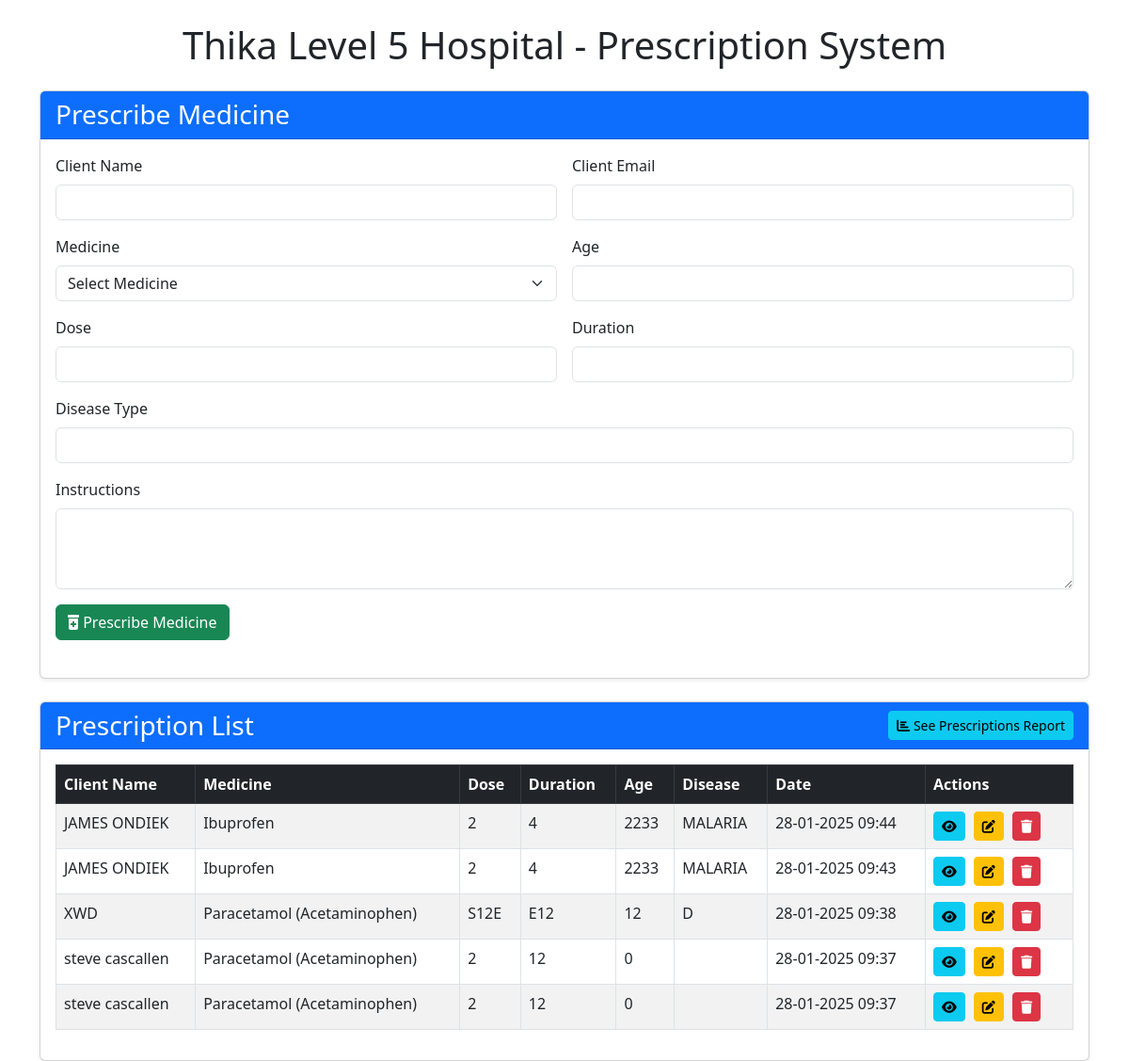
The page /prescribe_medicine.php on the database its author committed.
### tables this page shows
CREATE TABLE `prescriptions` (
  `id` int(11) NOT NULL,
  `client_name` varchar(255) NOT NULL,
  `medicine_id` int(11) NOT NULL,
  `dose` varchar(255) NOT NULL,
  `duration` varchar(255) NOT NULL,
  `instructions` text NOT NULL,
  `age` int(11) NOT NULL,
  `disease_type` varchar(255) NOT NULL,
  `prescription_datetime` timestamp NOT NULL DEFAULT current_timestamp(),
  `prescription_date` date DEFAULT NULL
);

CREATE TABLE `medicines_drugs` (
  `id` int(11) NOT NULL,
  `medicine_name` varchar(255) NOT NULL,
  `packing` varchar(100) DEFAULT NULL,
  `generic_name` varchar(255) DEFAULT NULL,
  `batch_id` varchar(100) DEFAULT NULL,
  `expiry_date` date DEFAULT NULL,
  `supplier` varchar(255) DEFAULT NULL,
  `quantity` int(11) DEFAULT NULL,
  `mrp` decimal(10,2) DEFAULT NULL,
  `rate` decimal(10,2) DEFAULT NULL,
  `stock_rate` decimal(10,2) DEFAULT 0.00
);

### prescribe_medicine.php (the view, shortened to what this page needs)
<?php
$host = "localhost";
$dbname = "hospital_inventory";
$username = "root";
$password = "";
try {
    $pdo = new PDO("mysql:host=$host;dbname=$dbname", $username, $password);
    $pdo->setAttribute(PDO::ATTR_ERRMODE, PDO::ERRMODE_EXCEPTION);
} catch (PDOException $e) {
    die("Database connection failed: " . $e->getMessage());
}
$edit_prescription = null;
$query = "SELECT prescriptions.*, medicines_drugs.medicine_name FROM prescriptions
          JOIN medicines_drugs ON prescriptions.medicine_id = medicines_drugs.id
          ORDER BY prescriptions.prescription_datetime DESC";
$stmt = $pdo->prepare($query);
$stmt->execute();
$prescriptions = $stmt->fetchAll(PDO::FETCH_ASSOC);
?>
<!DOCTYPE html>
<html lang="en">
<head>
    <link rel="stylesheet" href="https://cdnjs.cloudflare.com/ajax/libs/bootstrap/5.3.0/css/bootstrap.min.css">
    <link rel="stylesheet" href="https://cdnjs.cloudflare.com/ajax/libs/font-awesome/6.0.0-beta3/css/all.min.css">
</head>
<body>
<div class="container mt-4">
    <div class="row">
        <div class="col-md-12">
            <h1 class="text-center mb-4">Thika Level 5 Hospital - Prescription System</h1>
        </div>
    </div>
    <div class="row">
        <div class="col-md-12">
            <div class="card shadow-sm mb-4">
                <div class="card-header bg-primary text-white">
                    <h3 class="card-title mb-0">
                        <?= $edit_prescription ? 'Edit Prescription' : 'Prescribe Medicine' ?>
                    </h3>
                </div>
                <div class="card-body">
                    <form method="POST" class="mb-4">
                        <div class="row g-3">
                            <div class="col-md-6">
                                <label for="client_name" class="form-label">Client Name</label>
                                <input type="text" id="client_name" name="client_name" class="form-control" value="<?= $edit_prescription ? htmlspecialchars($edit_prescription['client_name']) : '' ?>" required>
                            </div>
                            <div class="col-md-6">
                                <label for="client_email" class="form-label">Client Email</label>
                                <input type="email" id="client_email" name="client_email" class="form-control" value="<?= $edit_prescription && isset($edit_prescription['client_email']) ? htmlspecialchars($edit_prescription['client_email']) : '' ?>">
                            </div>
                            <div class="col-md-6">
                                <label for="medicine_id" class="form-label">Medicine</label>
                                <select id="medicine_id" name="medicine_id" class="form-select" required>
                                    <option value="">Select Medicine</option>
                                </select>
                            </div>
                            <div class="col-md-6">
                                <label for="age" class="form-label">Age</label>
                                <input type="number" id="age" name="age" class="form-control" value="<?= $edit_prescription ? htmlspecialchars($edit_prescription['age']) : '' ?>" required>
                            </div>
                            <div class="col-md-6">
                                <label for="dose" class="form-label">Dose</label>
                                <input type="text" id="dose" name="dose" class="form-control" value="<?= $edit_prescription ? htmlspecialchars($edit_prescription['dose']) : '' ?>" required>
                            </div>
                            <div class="col-md-6">
                                <label for="duration" class="form-label">Duration</label>
                                <input type="text" id="duration" name="duration" class="form-control" value="<?= $edit_prescription ? htmlspecialchars($edit_prescription['duration']) : '' ?>" required>
                            </div>
                            <div class="col-md-12">
                                <label for="disease_type" class="form-label">Disease Type</label>
                                <input type="text" id="disease_type" name="disease_type" class="form-control" value="<?= $edit_prescription ? htmlspecialchars($edit_prescription['disease_type']) : '' ?>" required>
                            </div>
                            <div class="col-md-12">
                                <label for="instructions" class="form-label">Instructions</label>
                                <textarea id="instructions" name="instructions" class="form-control" rows="3" required><?= $edit_prescription ? htmlspecialchars($edit_prescription['instructions']) : '' ?></textarea>
                            </div>
                            <div class="col-md-12 mt-3">
                                <?php if ($edit_prescription): ?>
                                    <button type="submit" name="update_prescription" class="btn btn-primary">
                                        <i class="fas fa-save"></i> Update Prescription
                                    </button>
                                    <a href="prescription.php" class="btn btn-secondary">
                                        <i class="fas fa-times"></i> Cancel
                                    </a>
                                <?php else: ?>
                                    <button type="submit" name="prescribe_medicine" class="btn btn-success">
                                        <i class="fas fa-prescription-bottle-medical"></i> Prescribe Medicine
                                    </button>
                                <?php endif; ?>
                            </div>
                        </div>
                    </form>
                </div>
            </div>
        </div>
    </div>
    <div class="row">
        <div class="col-md-12">
            <div class="card shadow-sm">
                <div class="card-header bg-primary text-white d-flex justify-content-between align-items-center">
                    <h3 class="card-title mb-0">Prescription List</h3>
                    <a href="prescription_report.php" class="btn btn-info btn-sm">
                        <i class="fas fa-chart-bar"></i> See Prescriptions Report
                    </a>
                </div>
                <div class="card-body table-responsive">
                    <table class="table table-bordered table-striped table-hover">
                        <thead class="table-dark">
                            <tr>
                                <th>Client Name</th>
                                <th>Medicine</th>
                                <th>Dose</th>
                                <th>Duration</th>
                                <th>Age</th>
                                <th>Disease</th>
                                <th>Date</th>
                                <th>Actions</th>
                            </tr>
                        </thead>
                        <tbody>
                            <?php if (count($prescriptions) > 0): ?>
                                <?php foreach ($prescriptions as $prescription): ?>
                                    <tr>
                                        <td><?= htmlspecialchars($prescription['client_name']) ?></td>
                                        <td><?= htmlspecialchars($prescription['medicine_name']) ?></td>
                                        <td><?= htmlspecialchars($prescription['dose']) ?></td>
                                        <td><?= htmlspecialchars($prescription['duration']) ?></td>
                                        <td><?= htmlspecialchars($prescription['age']) ?></td>
                                        <td><?= htmlspecialchars($prescription['disease_type']) ?></td>
                                        <td><?= date('d-m-Y H:i', strtotime($prescription['prescription_datetime'])) ?></td>
                                        <td class="action-buttons">
                                            <a href="?view=<?= $prescription['id'] ?>" class="btn btn-sm btn-info" data-bs-toggle="tooltip" title="View Details">
                                                <i class="fas fa-eye"></i>
                                            </a>
                                            <a href="?edit=<?= $prescription['id'] ?>" class="btn btn-sm btn-warning" data-bs-toggle="tooltip" title="Edit">
                                                <i class="fas fa-edit"></i>
                                            </a>
                                            <a href="?delete=<?= $prescription['id'] ?>" class="btn btn-sm btn-danger" onclick="return confirm('Are you sure you want to delete this prescription?')" data-bs-toggle="tooltip" title="Delete">
                                                <i class="fas fa-trash"></i>
                                            </a>
                                        </td>
                                    </tr>
                                <?php endforeach; ?>
                            <?php else: ?>
                                <tr>
                                    <td colspan="8" class="text-center">No prescriptions found</td>
                                </tr>
                            <?php endif; ?>
                        </tbody>
                    </table>
                </div>
            </div>
        </div>
    </div>
</div>
</body>
</html>

### prescribe_medicine.php (style rules this page uses)
.action-buttons a { margin-right: 5px; }

### rows shown on the page
prescriptions: client_name "JAMES ONDIEK", medicines_drugs.medicine_name "Ibuprofen", dose "2", duration "4", age "2233", disease_type "MALARIA", prescription_datetime "28-01-2025 09:44"
prescriptions: client_name "JAMES ONDIEK", medicines_drugs.medicine_name "Ibuprofen", dose "2", duration "4", age "2233", disease_type "MALARIA", prescription_datetime "28-01-2025 09:43"
prescriptions: client_name "XWD", medicines_drugs.medicine_name "Paracetamol (Acetaminophen)", dose "S12E", duration "E12", age "12", disease_type "D", prescription_datetime "28-01-2025 09:38"
prescriptions: client_name "steve cascallen", medicines_drugs.medicine_name "Paracetamol (Acetaminophen)", dose "2", duration "12", age "0", prescription_datetime "28-01-2025 09:37"
prescriptions: client_name "steve cascallen", medicines_drugs.medicine_name "Paracetamol (Acetaminophen)", dose "2", duration "12", age "0", prescription_datetime "28-01-2025 09:37"
